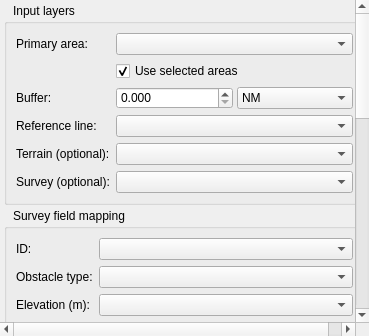
<?xml version='1.0' encoding='utf-8'?>
<ui version="4.0">
 <class>QPANSOPYSlopePrimaryAreaAssessmentDockWidget</class>
 <widget class="QDockWidget" name="QPANSOPYSlopePrimaryAreaAssessmentDockWidget">
  <property name="minimumSize">
   <size>
    <width>340</width>
    <height>260</height>
   </size>
  </property>
  <property name="windowTitle">
   <string>Slope Primary Area Assessment</string>
  </property>
  <widget class="QWidget" name="dockWidgetContents">
   <layout class="QVBoxLayout" name="verticalLayout">
    <property name="spacing">
     <number>0</number>
    </property>
    <property name="margin">
     <number>0</number>
    </property>
    <item>
     <widget class="QScrollArea" name="scrollArea">
      <property name="frameShape">
       <enum>QFrame::NoFrame</enum>
      </property>
      <property name="widgetResizable">
       <bool>true</bool>
      </property>
      <property name="horizontalScrollBarPolicy">
       <enum>Qt::ScrollBarAsNeeded</enum>
      </property>
      <property name="verticalScrollBarPolicy">
       <enum>Qt::ScrollBarAsNeeded</enum>
      </property>
      <widget class="QWidget" name="scrollAreaWidgetContents">
       <layout class="QVBoxLayout" name="scrollLayout">
        <property name="spacing">
         <number>4</number>
        </property>
        <property name="margin">
         <number>4</number>
        </property>
        <item>
         <widget class="QGroupBox" name="inputGroup">
          <property name="title">
           <string>Input layers</string>
          </property>
          <property name="flat">
           <bool>true</bool>
          </property>
          <property name="alignment">
           <set>Qt::AlignLeading|Qt::AlignLeft|Qt::AlignVCenter</set>
          </property>
          <property name="styleSheet">
           <string notr="true">QGroupBox::title { subcontrol-origin: margin; subcontrol-position: top left; left: 7px; font-weight: bold; }</string>
          </property>
          <layout class="QFormLayout" name="inputFormLayout">
           <item row="0" column="0">
            <widget class="QLabel" name="areaLabel">
             <property name="text">
              <string>Primary area:</string>
             </property>
            </widget>
           </item>
           <item row="0" column="1">
            <widget class="QgsMapLayerComboBox" name="areaLayerComboBox" />
           </item>
           <item row="1" column="1">
            <widget class="QCheckBox" name="useSelectedAreaCheckBox">
             <property name="text">
              <string>Use selected areas</string>
             </property>
             <property name="checked">
              <bool>true</bool>
             </property>
            </widget>
           </item>
           <item row="2" column="0">
            <widget class="QLabel" name="areaBufferLabel">
             <property name="text">
              <string>Buffer:</string>
             </property>
            </widget>
           </item>
           <item row="2" column="1">
            <widget class="QWidget" name="areaBufferWidget" native="true">
             <layout class="QHBoxLayout" name="areaBufferLayout">
              <property name="spacing">
               <number>4</number>
              </property>
              <property name="margin">
               <number>0</number>
              </property>
              <item>
               <widget class="QDoubleSpinBox" name="areaBufferDoubleSpinBox">
                <property name="decimals">
                 <number>3</number>
                </property>
                <property name="minimum">
                 <double>0.000000000000000</double>
                </property>
                <property name="maximum">
                 <double>99999.000000000000000</double>
                </property>
                <property name="singleStep">
                 <double>0.100000000000000</double>
                </property>
                <property name="value">
                 <double>0.000000000000000</double>
                </property>
               </widget>
              </item>
              <item>
               <widget class="QComboBox" name="areaBufferUnitComboBox">
                <item>
                 <property name="text">
                  <string>NM</string>
                 </property>
                </item>
                <item>
                 <property name="text">
                  <string>m</string>
                 </property>
                </item>
               </widget>
              </item>
             </layout>
            </widget>
           </item>
           <item row="4" column="0">
            <widget class="QLabel" name="terrainLabel">
             <property name="text">
              <string>Terrain (optional):</string>
             </property>
            </widget>
           </item>
           <item row="4" column="1">
            <widget class="QgsMapLayerComboBox" name="terrainLayerComboBox" />
           </item>
           <item row="5" column="0">
            <widget class="QLabel" name="obstacleLabel">
             <property name="text">
              <string>Survey (optional):</string>
             </property>
            </widget>
           </item>
           <item row="5" column="1">
            <widget class="QgsMapLayerComboBox" name="obstacleLayerComboBox" />
           </item>
           <item row="3" column="0">
            <widget class="QLabel" name="referenceLabel">
             <property name="text">
              <string>Reference line:</string>
             </property>
            </widget>
           </item>
           <item row="3" column="1">
            <widget class="QgsMapLayerComboBox" name="referenceLayerComboBox">
             <property name="toolTip">
              <string>Select one straight line. Perpendicular distances use its extension beyond both endpoints.</string>
             </property>
            </widget>
           </item>
          </layout>
         </widget>
        </item>
        <item>
         <widget class="QgsCollapsibleGroupBoxBasic" name="fieldMappingGroup">
          <property name="title">
           <string>Survey field mapping</string>
          </property>
          <property name="collapsed" stdset="0">
           <bool>false</bool>
          </property>
          <property name="flat">
           <bool>true</bool>
          </property>
          <property name="alignment">
           <set>Qt::AlignLeading|Qt::AlignLeft|Qt::AlignVCenter</set>
          </property>
          <property name="styleSheet">
           <string notr="true">QGroupBox::title { subcontrol-origin: margin; subcontrol-position: top left; left: 7px; font-weight: bold; }</string>
          </property>
          <layout class="QFormLayout" name="fieldFormLayout">
           <item row="0" column="0">
            <widget class="QLabel" name="idFieldLabel">
             <property name="text">
              <string>ID:</string>
             </property>
            </widget>
           </item>
           <item row="0" column="1">
            <widget class="QComboBox" name="idFieldComboBox" />
           </item>
           <item row="1" column="0">
            <widget class="QLabel" name="typeFieldLabel">
             <property name="text">
              <string>Obstacle type:</string>
             </property>
            </widget>
           </item>
           <item row="1" column="1">
            <widget class="QComboBox" name="typeFieldComboBox" />
           </item>
           <item row="2" column="0">
            <widget class="QLabel" name="elevationFieldLabel">
             <property name="text">
              <string>Elevation (m):</string>
             </property>
            </widget>
           </item>
           <item row="2" column="1">
            <widget class="QComboBox" name="elevationFieldComboBox" />
           </item>
           <item row="3" column="0">
            <widget class="QLabel" name="toleranceFieldLabel">
             <property name="text">
              <string>Tolerance (m):</string>
             </property>
            </widget>
           </item>
           <item row="3" column="1">
            <widget class="QComboBox" name="toleranceFieldComboBox" />
           </item>
          </layout>
         </widget>
        </item>
        <item>
         <widget class="QGroupBox" name="paramsGroup">
          <property name="title">
           <string>Assessment parameters</string>
          </property>
          <property name="flat">
           <bool>true</bool>
          </property>
          <property name="alignment">
           <set>Qt::AlignLeading|Qt::AlignLeft|Qt::AlignVCenter</set>
          </property>
          <property name="styleSheet">
           <string notr="true">QGroupBox::title { subcontrol-origin: margin; subcontrol-position: top left; left: 7px; font-weight: bold; }</string>
          </property>
          <layout class="QFormLayout" name="paramsFormLayout">
           <item row="0" column="0">
            <widget class="QLabel" name="surfaceElevationLabel">
             <property name="text">
              <string>Surface elevation (m):</string>
             </property>
            </widget>
           </item>
           <item row="0" column="1">
            <widget class="QDoubleSpinBox" name="surfaceElevationDoubleSpinBox">
             <property name="decimals">
              <number>3</number>
             </property>
             <property name="maximum">
              <double>99999.000000000000000</double>
             </property>
             <property name="value">
              <double>0.0</double>
             </property>
             <property name="minimum">
              <double>-99999.0</double>
             </property>
             <property name="toolTip">
              <string>Surface elevation at the reference line, in metres.</string>
             </property>
            </widget>
           </item>
           <item row="2" column="0">
            <widget class="QLabel" name="terrainToleranceLabel">
             <property name="text">
              <string>Terrain tolerance (m):</string>
             </property>
            </widget>
           </item>
           <item row="2" column="1">
            <widget class="QDoubleSpinBox" name="terrainToleranceDoubleSpinBox">
             <property name="decimals">
              <number>3</number>
             </property>
             <property name="maximum">
              <double>99999.000000000000000</double>
             </property>
             <property name="value">
              <double>50.000000000000000</double>
             </property>
            </widget>
           </item>
           <item row="3" column="0">
            <widget class="QCheckBox" name="overrideToleranceCheckBox">
             <property name="text">
              <string>Override survey obstacle tolerance</string>
             </property>
            </widget>
           </item>
           <item row="3" column="1">
            <widget class="QDoubleSpinBox" name="overrideToleranceDoubleSpinBox">
             <property name="decimals">
              <number>3</number>
             </property>
             <property name="maximum">
              <double>99999.000000000000000</double>
             </property>
            </widget>
           </item>
           <item row="1" column="0">
            <widget class="QLabel" name="slopeAngleLabel">
             <property name="text">
              <string>Slope:</string>
             </property>
            </widget>
           </item>
           <item row="1" column="1">
            <widget class="QWidget" name="slopeInputWidget" native="true">
             <layout class="QHBoxLayout" name="slopeInputLayout">
              <property name="spacing"><number>4</number></property>
              <property name="margin"><number>0</number></property>
              <item>
                <widget class="QDoubleSpinBox" name="slopeAngleDoubleSpinBox">
                 <property name="decimals">
                  <number>4</number>
                 </property>
                 <property name="minimum">
                  <double>-89.9999</double>
                 </property>
                 <property name="maximum">
                  <double>89.9999</double>
                 </property>
                 <property name="singleStep">
                  <double>0.01</double>
                 </property>
                 <property name="value">
                  <double>0.0</double>
                 </property>
                 <property name="toolTip">
                  <string>Positive slopes rise away from the reference line; negative slopes descend. Percent is vertical change per 100 horizontal units: 100% equals 45°. Distances are absolute on both sides.</string>
                 </property>
                </widget>
              </item>
              <item>
               <widget class="QComboBox" name="slopeUnitComboBox">
                <property name="toolTip"><string>Changing the unit converts the value and preserves the same slope.</string></property>
                <item><property name="text"><string>°</string></property></item>
                <item><property name="text"><string>%</string></property></item>
               </widget>
              </item>
             </layout>
            </widget>
           </item>
          </layout>
         </widget>
        </item>
        <item>
         <widget class="QGroupBox" name="outputGroup">
          <property name="title">
           <string>Output</string>
          </property>
          <layout class="QVBoxLayout" name="outputLayout">
           <item>
            <widget class="QLabel" name="outputDescriptionLabel">
             <property name="text">
              <string>All evaluated points will be added to the project, classified as clear or penetrates.</string>
             </property>
             <property name="wordWrap">
              <bool>true</bool>
             </property>
            </widget>
           </item>
          </layout>
         </widget>
        </item>
        <item>
         <widget class="QGroupBox" name="actionGroup">
          <property name="title">
           <string>Action</string>
          </property>
          <layout class="QVBoxLayout" name="actionLayout">
           <item>
            <widget class="QPushButton" name="calculateButton">
             <property name="text">
              <string>Evaluate slope primary area</string>
             </property>
             <property name="default">
              <bool>true</bool>
             </property>
            </widget>
           </item>
          </layout>
         </widget>
        </item>
        <item>
         <widget class="QGroupBox" name="logGroup">
          <property name="title">
           <string>Log</string>
          </property>
          <layout class="QVBoxLayout" name="logLayout">
           <item>
            <widget class="QTextEdit" name="logTextEdit">
             <property name="minimumHeight">
              <number>90</number>
             </property>
             <property name="readOnly">
              <bool>true</bool>
             </property>
            </widget>
           </item>
          </layout>
         </widget>
        </item>
        <item>
         <spacer name="verticalSpacer">
          <property name="orientation">
           <enum>Qt::Vertical</enum>
          </property>
          <property name="sizeHint" stdset="0">
           <size>
            <width>20</width>
            <height>20</height>
           </size>
          </property>
         </spacer>
        </item>
       </layout>
      </widget>
     </widget>
    </item>
   </layout>
  </widget>
 </widget>
 <customwidgets>
  <customwidget>
   <class>QgsMapLayerComboBox</class>
   <extends>QComboBox</extends>
   <header>qgsmaplayercombobox.h</header>
  </customwidget>
  <customwidget>
   <class>QgsCollapsibleGroupBoxBasic</class>
   <extends>QGroupBox</extends>
   <header>qgis.gui</header>
   <container>1</container>
  </customwidget>
 </customwidgets>
 <resources />
 <connections />
</ui>
